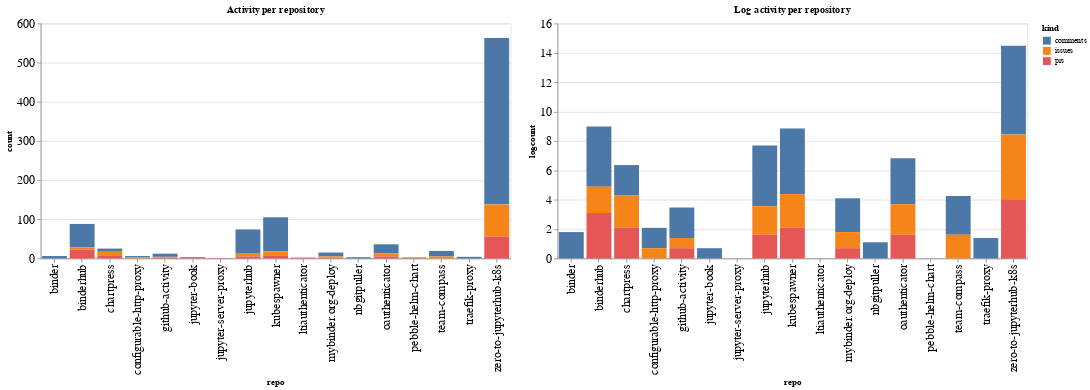

The code cell stored with this chart in its notebook:
### Code cell
ch1 = alt.Chart(repo_summaries, width=600, title="Activity per repository").mark_bar().encode(
    x='repo',
    y='count',
    color='kind',
    tooltip="kind"
)

ch2 = alt.Chart(repo_summaries, width=600, title="Log activity per repository").mark_bar().encode(
    x='repo',
    y='logcount',
    color='kind',
    tooltip="kind"
)

ch1 | ch2

### Figure 1 — Vega-Lite specification as saved in the notebook (floating-point values rounded to 4 significant figures)
{"config": {"axisLeft": {"labelFontSize": 15}, "axisBottom": {"labelFontSize": 15}}, "hconcat": [{"mark": "bar", "encoding": {"color": {"type": "nominal", "field": "kind"}, "tooltip": {"type": "nominal", "field": "kind"}, "x": {"type": "nominal", "field": "repo"}, "y": {"type": "quantitative", "field": "count"}}, "title": "Activity per repository", "width": 600}, {"mark": "bar", "encoding": {"color": {"type": "nominal", "field": "kind"}, "tooltip": {"type": "nominal", "field": "kind"}, "x": {"type": "nominal", "field": "repo"}, "y": {"type": "quantitative", "field": "logcount"}}, "title": "Log activity per repository", "width": 600}], "data": {"name": "data-03a4f0b76636880631288a8d79f2864e"}, "$schema": "https://vega.github.io/schema/vega-lite/v4.8.1.json", "datasets": {"data-03a4f0b76636880631288a8d79f2864e": [{"repo": "binder", "kind": "comments", "count": 6, "logcount": 1.792}, {"repo": "binderhub", "kind": "comments", "count": 60, "logcount": 4.094}, {"repo": "binderhub", "kind": "issues", "count": 6, "logcount": 1.792}, {"repo": "binderhub", "kind": "prs", "count": 22, "logcount": 3.091}, {"repo": "chartpress", "kind": "comments", "count": 8, "logcount": 2.079}, {"repo": "chartpress", "kind": "issues", "count": 9, "logcount": 2.197}, {"repo": "chartpress", "kind": "prs", "count": 8, "logcount": 2.079}, {"repo": "configurable-http-proxy", "kind": "comments", "count": 4, "logcount": 1.386}, {"repo": "configurable-http-proxy", "kind": "issues", "count": 2, "logcount": 0.6931}, {"repo": "github-activity", "kind": "comments", "count": 8, "logcount": 2.079}, {"repo": "github-activity", "kind": "issues", "count": 2, "logcount": 0.6931}, {"repo": "github-activity", "kind": "prs", "count": 2, "logcount": 0.6931}, {"repo": "jupyter-book", "kind": "comments", "count": 2, "logcount": 0.6931}, {"repo": "jupyter-book", "kind": "prs", "count": 1, "logcount": 0.0}, {"repo": "jupyter-server-proxy", "kind": "prs", "count": 1, "logcount": 0.0}, {"repo": "jupyterhub", "kind": "comments", "count": 62, "logcount": 4.127}, {"repo": "jupyterhub", "kind": "issues", "count": 7, "logcount": 1.946}, {"repo": "jupyterhub", "kind": "prs", "count": 5, "logcount": 1.609}, {"repo": "kubespawner", "kind": "comments", "count": 87, "logcount": 4.466}, {"repo": "kubespawner", "kind": "issues", "count": 10, "logcount": 2.303}, {"repo": "kubespawner", "kind": "prs", "count": 8, "logcount": 2.079}, {"repo": "ltiauthenticator", "kind": "comments", "count": 1, "logcount": 0.0}, {"repo": "ltiauthenticator", "kind": "prs", "count": 1, "logcount": 0.0}, {"repo": "mybinder.org-deploy", "kind": "comments", "count": 10, "logcount": 2.303}, {"repo": "mybinder.org-deploy", "kind": "issues", "count": 3, "logcount": 1.099}, {"repo": "mybinder.org-deploy", "kind": "prs", "count": 2, "logcount": 0.6931}, {"repo": "nbgitpuller", "kind": "comments", "count": 3, "logcount": 1.099}, {"repo": "oauthenticator", "kind": "comments", "count": 23, "logcount": 3.135}, {"repo": "oauthenticator", "kind": "issues", "count": 8, "logcount": 2.079}, {"repo": "oauthenticator", "kind": "prs", "count": 5, "logcount": 1.609}, {"repo": "pebble-helm-chart", "kind": "comments", "count": 1, "logcount": 0.0}, {"repo": "pebble-helm-chart", "kind": "issues", "count": 1, "logcount": 0.0}, {"repo": "pebble-helm-chart", "kind": "prs", "count": 1, "logcount": 0.0}, {"repo": "team-compass", "kind": "comments", "count": 14, "logcount": 2.639}, {"repo": "team-compass", "kind": "issues", "count": 5, "logcount": 1.609}, {"repo": "traefik-proxy", "kind": "comments", "count": 4, "logcount": 1.386}, {"repo": "zero-to-jupyterhub-k8s", "kind": "comments", "count": 425, "logcount": 6.052}, {"repo": "zero-to-jupyterhub-k8s", "kind": "issues", "count": 82, "logcount": 4.407}, {"repo": "zero-to-jupyterhub-k8s", "kind": "prs", "count": 56, "logcount": 4.025}]}}
